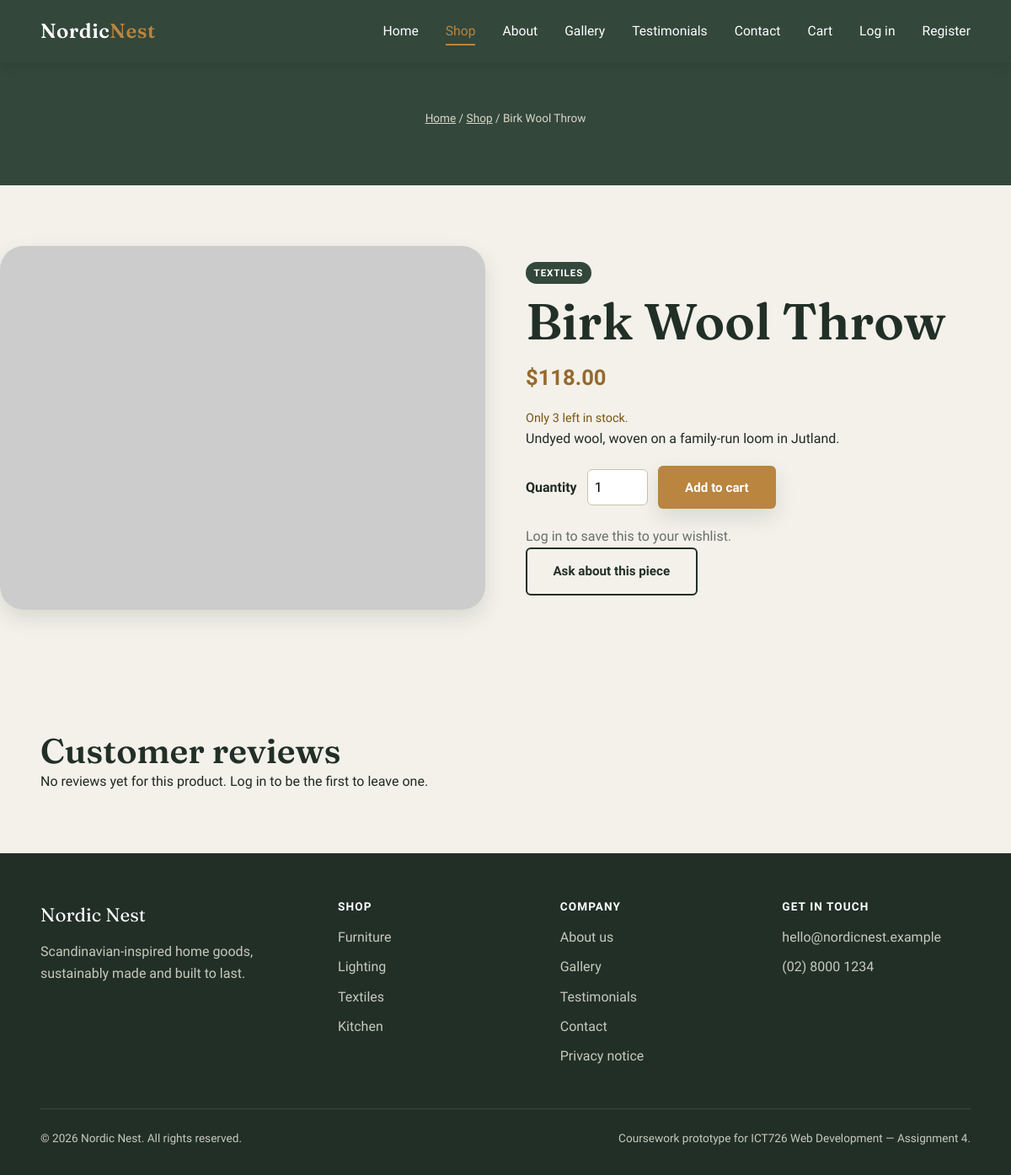
The app's page /product.php?id=3 with its own data.
### tables this page shows
CREATE TABLE IF NOT EXISTS products (
    id              INT UNSIGNED AUTO_INCREMENT PRIMARY KEY,
    name            VARCHAR(150)  NOT NULL,
    category        ENUM('Furniture','Lighting','Textiles','Kitchen') NOT NULL,
    price           DECIMAL(10,2) NOT NULL,
    description     TEXT          NOT NULL,
    image_url       VARCHAR(255)  NOT NULL,
    stock           INT UNSIGNED  NOT NULL DEFAULT 0,
    created_at      TIMESTAMP     NOT NULL DEFAULT CURRENT_TIMESTAMP,
    updated_at      TIMESTAMP     NOT NULL DEFAULT CURRENT_TIMESTAMP ON UPDATE CURRENT_TIMESTAMP
);

### includes/functions.php (called while the page is built, shortened)
<?php
function h(?string $value): string
{
    return htmlspecialchars($value ?? '', ENT_QUOTES, 'UTF-8');
}
function current_user(): ?array
{
    return $_SESSION['user'] ?? null;
}
function is_logged_in(): bool
{
    return current_user() !== null;
}

### product.php (the view, shortened to what this page needs)
<?php
require_once __DIR__ . '/includes/functions.php';
$id = filter_input(INPUT_GET, 'id', FILTER_VALIDATE_INT);
$stmt = $pdo->prepare('SELECT id, name, category, price, description, image_url, stock FROM products WHERE id = ?');
$stmt->execute([$id]);
$product = $stmt->fetch();
$stmt = $pdo->prepare(
    "SELECT t.rating, t.comment, t.created_at, t.is_verified_purchase, u.full_name
     FROM testimonials t JOIN users u ON u.id = t.user_id
     WHERE t.product_id = ? AND t.status = 'approved'
     ORDER BY t.created_at DESC"
);
$stmt->execute([$id]);
$reviews = $stmt->fetchAll();
require __DIR__ . '/includes/header.php';
?>
<section class="page-header">
  <div class="container">
    <p class="breadcrumb"><a href="index.php">Home</a> / <a href="shop.php">Shop</a> / <?= h($product['name']) ?></p>
  </div>
</section>
<section class="split">
  <div class="product-media">
    <img src="<?= h($product['image_url']) ?>" alt="<?= h($product['name']) ?>" loading="lazy">
  </div>
  <div>
    <span class="card-tag"><?= h($product['category']) ?></span>
    <h1><?= h($product['name']) ?></h1>
    <p class="card-price large"><?= '$' . number_format((float)$product['price'], 2) ?></p>
    <?php $stock = (int)$product['stock']; ?>
    <?php if ($stock === 0): ?>
      <p class="stock-note out">Out of stock — check back soon, or ask us about a restock date.</p>
    <?php elseif ($stock <= 5): ?>
      <p class="stock-note low">Only <?= $stock ?> left in stock.</p>
    <?php endif; ?>
    <p><?= h($product['description']) ?></p>
    <?php if ($stock > 0): ?>
      <form method="post" action="cart.php" class="add-to-cart-form add-to-cart-form-detail">
        <label for="qty">Quantity</label>
        <input type="number" id="qty" name="qty" value="1" min="1" max="<?= min(CART_MAX_QTY_PER_ITEM, $stock) ?>">
        <button type="submit" class="btn btn-primary">Add to cart</button>
      </form>
    <?php else: ?>
      <button type="button" class="btn btn-primary" disabled>Out of stock</button>
    <?php endif; ?>
    <?php if (is_logged_in()): ?>
      <?php $is_wishlisted = in_array((int)$product['id'], wishlist_product_ids($pdo, current_user()['id']), true); ?>
      <form method="post" action="wishlist.php" class="wishlist-form">
        <?= csrf_field() ?>
        <input type="hidden" name="product_id" value="<?= (int)$product['id'] ?>">
        <input type="hidden" name="redirect" value="product.php?id=<?= (int)$product['id'] ?>">
        <button type="submit" class="wishlist-btn" aria-pressed="<?= $is_wishlisted ? 'true' : 'false' ?>">
          <?= $is_wishlisted ? '♥ Saved to wishlist' : '♡ Save to wishlist' ?>
        </button>
      </form>
    <?php else: ?>
      <p class="muted"><a href="login.php">Log in</a> to save this to your wishlist.</p>
    <?php endif; ?>
    <a class="btn btn-outline" href="contact.php">Ask about this piece</a>
  </div>
</section>
<section class="container section">
  <h2>Customer reviews</h2>
  <?php if (empty($reviews)): ?>
    <p>No reviews yet for this product. <?= is_logged_in() ? '<a href="testimonials.php">Be the first to leave one.</a>' : '<a href="login.php">Log in</a> to be the first to leave one.' ?></p>
  <?php endif; ?>
</section>
<?php require __DIR__ . '/includes/footer.php'; ?>

### css/style.css (style rules this page uses)
:root { --color-bg: #F3F1EA; --color-ink: #1F2A22; --color-primary: #33473B; --color-primary-dark: #212F27; --color-accent: #B9853F; --color-accent-dark: #96692E; --color-card: #E7E1D3; --color-line: #C9C2AF; --color-white: #FFFFFF; --color-error: #A8402E; --color-success: #33473B; --font-display: 'Fraunces', Georgia, serif; --font-body: 'Work Sans', Arial, sans-serif; --radius-sm: 6px; --radius-md: 14px; --radius-lg: 28px; --shadow-card: 0 10px 24px rgba(31, 42, 34, 0.12); --shadow-card-hover: 0 18px 34px rgba(31, 42, 34, 0.18); --transition-base: 220ms ease; --container-width: 1180px; }
* { margin: 0; padding: 0; box-sizing: border-box; }
html { scroll-behavior: smooth; }
body { font-family: var(--font-body); background-color: var(--color-bg); color: var(--color-ink); line-height: 1.6; font-size: 1rem; -webkit-font-smoothing: antialiased; }
img { max-width: 100%; display: block; }
a { color: inherit; text-decoration: none; }
h1, h2, h3, h4 { font-family: var(--font-display); font-weight: 600; line-height: 1.15; color: var(--color-primary-dark); }
h1 { font-size: clamp(2.4rem, 5vw, 4rem); }
h2 { font-size: clamp(1.8rem, 3.4vw, 2.6rem); }
p { max-width: 65ch; }
.container { width: min(92%, var(--container-width)); margin-inline: auto; }
.btn { display: inline-block; font-family: var(--font-body); font-weight: 600; font-size: 0.95rem; padding: 0.9rem 1.9rem; border-radius: var(--radius-sm); border: 2px solid transparent; cursor: pointer; transition: transform var(--transition-base), box-shadow var(--transition-base), background var(--transition-base); }
.btn-primary { background: var(--color-accent); color: var(--color-white); box-shadow: var(--shadow-card); }
.btn-outline { background: transparent; color: var(--color-primary-dark); border-color: var(--color-primary-dark); }
.card-price { display: inline-block; margin-top: 0.6rem; font-weight: 700; color: var(--color-accent-dark); }
.card-tag { display: inline-block; font-size: 0.72rem; font-weight: 700; letter-spacing: 0.08em; text-transform: uppercase; background: var(--color-primary); color: var(--color-white); padding: 0.25rem 0.6rem; border-radius: 999px; margin-bottom: 0.6rem; }
.split { display: grid; grid-template-columns: 1fr 1fr; gap: 3rem; align-items: center; padding-block: 4.5rem; }
.split img { border-radius: var(--radius-lg); box-shadow: var(--shadow-card); }
.page-header { background: var(--color-primary); color: var(--color-white); padding-block: 3.5rem; text-align: center; }
.page-header p { margin-inline: auto; color: #DAD6C8; }
.breadcrumb { font-size: 0.85rem; color: #C7CCC5; margin-bottom: 0.8rem; }
.breadcrumb a { text-decoration: underline; }
.section { padding-block: 4.5rem; }
.muted { color: var(--color-ink); opacity: 0.65; }
.card-price.large { font-size: 1.6rem; margin: 0.75rem 0; }
.stock-note { font-size: 0.9rem; margin-top: 0.25rem; }
.stock-note.low { color: #7A5416; }
.add-to-cart-form { margin-top: 0.75rem; }
.add-to-cart-form-detail { display: flex; align-items: center; gap: 0.75rem; margin: 1.25rem 0; }
.add-to-cart-form-detail label { font-weight: 600; }
.add-to-cart-form-detail input[type="number"] { width: 4.5rem; padding: 0.5rem; border: 1px solid var(--color-line); border-radius: var(--radius-sm); font: inherit; }
.product-media img { width: 100%; border-radius: var(--radius-lg); box-shadow: var(--shadow-card); }

### records on screen
products: name "Birk Wool Throw", category "TEXTILES", price "118.00", stock "3", description "Undyed wool, woven on a family-run loom in Jutland."
